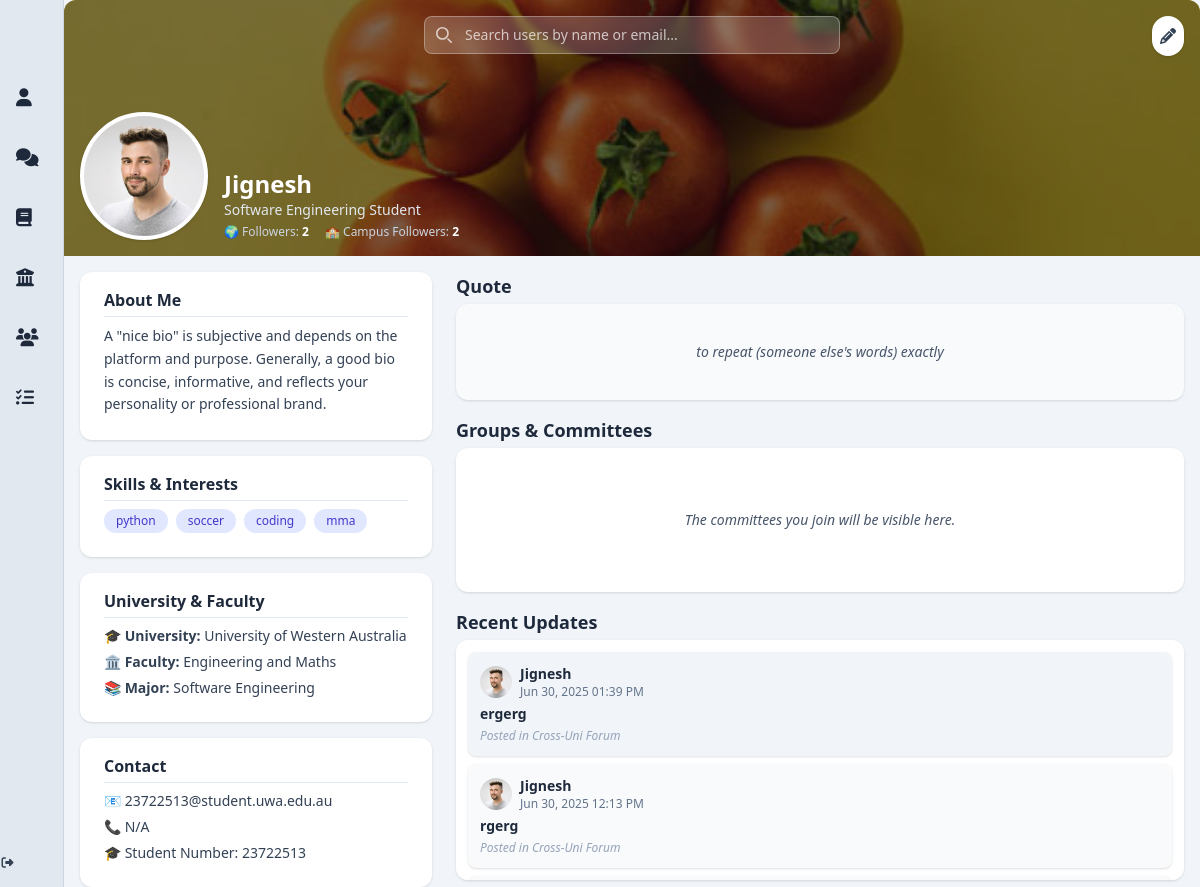
Screenshot of /profile (signed in) with the database file from the repository.
### app/models.py (models this page shows, shortened)
class User(db.Model, UserMixin):
    __tablename__ = 'users'
    id = db.Column(db.Integer, primary_key=True)
    display_name = db.Column(db.String(100))
    student_number = db.Column(db.String(50), nullable=False)
    email = db.Column(db.String(120), unique=True, nullable=False)
    password_hash = db.Column(db.String(128), nullable=False)
    bio = db.Column(db.Text)
    job_title = db.Column(db.String(100))
    phone = db.Column(db.String(20))
    university = db.Column(db.String(100))
    faculty = db.Column(db.String(100))
    major = db.Column(db.String(100))
    quote = db.Column(db.Text)
    skills = db.Column(db.Text)
    profile_picture = db.Column(db.String(255))
    cover_picture = db.Column(db.String(255))
    created_at = db.Column(db.DateTime, default=db.func.now())
    committees = db.relationship('Committee', secondary=user_committees, backref='members', lazy='dynamic')
    posts = db.relationship('Post', backref='author', cascade='all, delete-orphan', passive_deletes=True, lazy='dynamic')
    comments = db.relationship('Comment', backref='author', cascade='all, delete-orphan', passive_deletes=True, lazy='dynamic')
    liked_posts = db.relationship('Post', secondary=post_likes, backref=db.backref('likers', lazy='dynamic'))
    followers = db.relationship(
        'User', secondary=user_followers,
        primaryjoin=(user_followers.c.followed_id == id),
        secondaryjoin=(user_followers.c.follower_id == id),
        backref=db.backref('following', lazy='dynamic'),
        lazy='dynamic'
    )
    @property
    def skills_list(self):
        return [skill.strip() for skill in self.skills.split(',')] if self.skills else []
    @property
    def followers_count(self):
        return self.followers.count()
    @property
    def campus_followers_count(self):
        my_domain = self.email.split('@')[-1] if self.email else ''
        count = 0
        for follower in self.followers:
            if follower.email and follower.email.split('@')[-1] == my_domain:
                count += 1
        return count

class Post(db.Model):
    __tablename__ = 'posts'
    id = db.Column(db.Integer, primary_key=True)
    title = db.Column(db.String(200))
    content = db.Column(db.Text, nullable=False)
    image_url = db.Column(db.String(255))
    created_at = db.Column(db.DateTime, default=db.func.now())
    user_id = db.Column(db.Integer, db.ForeignKey('users.id', ondelete='CASCADE', name='fk_posts_user_id'), nullable=False)
    committee_id = db.Column(db.Integer, db.ForeignKey('committees.id', ondelete='SET NULL', name='fk_posts_committee_id'), nullable=True)
    forum_id = db.Column(db.Integer, db.ForeignKey('forums.id', ondelete='SET NULL', name='fk_posts_forum_id'), nullable=True)
    committee = db.relationship('Committee', backref='posts', lazy='joined')
    comments = db.relationship('Comment', backref='post', cascade='all, delete-orphan', passive_deletes=True, lazy='dynamic')

### app/routes.py (the view)
@bp.route('/profile')
@login_required
def profile_landing_page():
    return render_template('profile_landingpage.html', user=current_user, Post=Post)

### app/templates/profile_landingpage.html (shortened to what this page needs)
{% extends "base.html" %}
{% block content %}
<div class="relative w-full h-64 bg-slate-300 rounded-t-xl overflow-hidden">
  <img src="{{ user.cover_picture or 'https://images.unsplash.com/photo-1531512073830-ba890ca4eba2?q=80&w=3079&auto=format&fit=crop' }}"
       alt="Profile cover"
       class="object-cover w-full h-full" />
  <div class="absolute inset-0 bg-black bg-opacity-50 flex items-end gap-4 p-4">
    <img src="{{ user.profile_picture or 'https://cdn-icons-png.flaticon.com/512/149/149071.png' }}"
         alt="Avatar"
         class="avatar rounded-full border-4 border-white w-32 h-32 object-cover shadow bg-white" />
    <div>
        <div class="flex items-center gap-2">
            <h1 class="text-2xl font-bold text-white">{{ user.display_name }}</h1>
          </div>
      <p class="text-sm text-slate-200">{{ user.job_title }}</p>
      <div class="flex gap-4 mt-1 text-xs text-slate-300">
        <p>🌍 Followers: <span id="followers-count" class="font-semibold text-white">{{ user.followers_count or 0 }}</span></p>
        <p>🏫 Campus Followers: <span id="campus-followers-count" class="font-semibold text-white">{{ user.campus_followers_count or 0 }}</span></p>
      </div>
    </div>
    <a href="{{ url_for('routes.edit_profile') }}"
       class="absolute top-4 right-4 bg-white text-slate-700 rounded-full p-2 shadow hover:bg-indigo-600 hover:text-white transition">
      <i class="fas fa-pencil-alt"></i>
    </a>
  </div>
  <div class="absolute top-4 left-1/2 transform -translate-x-1/2 w-full max-w-md px-4">
    <div class="relative">
      <input type="search"
             id="search-users"
             name="query"
             class="block w-full p-2 pl-10 text-sm text-white border border-white/30 rounded-lg bg-white/20 backdrop-blur-sm focus:ring-indigo-400 focus:border-indigo-400 placeholder-white/70 transition"
             placeholder="Search users by name or email..."
             autocomplete="off">
      <div class="absolute inset-y-0 left-0 flex items-center pl-3 pointer-events-none">
        <svg class="w-4 h-4 text-white opacity-70" xmlns="http://www.w3.org/2000/svg" fill="none" viewBox="0 0 20 20">
          <path stroke="currentColor" stroke-linecap="round" stroke-linejoin="round" stroke-width="2"
                d="m19 19-4-4m0-7A7 7 0 1 1 1 8a7 7 0 0 1 14 0Z"/>
        </svg>
      </div>
    </div>
  </div>
</div>
<div class="max-w-6xl mx-auto mt-4 grid grid-cols-1 md:grid-cols-3 gap-6 px-4">
<aside class="md:col-span-1 flex flex-col gap-4">
    <div class="bg-white rounded-xl shadow px-6 pt-4 pb-6">
      <h3 class="text-md font-semibold text-slate-800 mb-2 border-b border-slate-200 pb-1">About Me</h3>
      <p class="text-sm text-slate-700 leading-relaxed break-words min-h-[60px]">{{ user.bio or "No bio available." }}</p>
    </div>
    <div class="bg-white rounded-xl shadow px-6 pt-4 pb-6 min-h-[100px]">
      <h3 class="text-md font-semibold text-slate-800 mb-2 border-b border-slate-200 pb-1">Skills & Interests</h3>
      {% if user.skills %}
      <div class="flex flex-wrap gap-2">
        {% for skill in user.skills.split(',') %}
        <span class="bg-indigo-100 text-indigo-700 rounded-full px-3 py-1 text-xs font-medium">{{ skill.strip() }}</span>
        {% endfor %}
      </div>
      {% else %}
      <p class="text-sm text-slate-600">No skills added yet.</p>
      {% endif %}
    </div>
    <div class="bg-white rounded-xl shadow px-6 pt-4 pb-6 min-h-[100px]">
      <h3 class="text-md font-semibold text-slate-800 mb-2 border-b border-slate-200 pb-1">University & Faculty</h3>
      <ul class="text-sm text-slate-700 space-y-[6px]">
        <li>🎓 <strong>University:</strong> {{ user.university or 'Not specified' }}</li>
        <li>🏛️ <strong>Faculty:</strong> {{ user.faculty or 'Not specified' }}</li>
        <li>📚 <strong>Major:</strong> {{ user.major or 'Not specified' }}</li>
      </ul>
    </div>
    <div class="bg-white rounded-xl shadow px-6 pt-4 pb-6 min-h-[100px]">
      <h3 class="text-md font-semibold text-slate-800 mb-2 border-b border-slate-200 pb-1">Contact</h3>
      <div class="text-sm text-slate-700 break-words space-y-1.5">
        <p>📧 {{ user.email }}</p>
        <p>📞 {{ user.phone or 'Not provided' }}</p>
        <p>🎓 Student Number: {{ user.student_number or 'Not provided' }}</p>
      </div>
    </div>
  </aside>
  <main class="md:col-span-2 flex flex-col gap-4">
    <section>
      <h2 class="text-lg font-semibold text-slate-800 mb-1">Quote</h2>
      <div class="bg-slate-50 rounded-xl shadow p-3 h-24 flex items-center justify-center">
        <p class="text-sm text-slate-600 italic text-center">{{ user.quote or "Add a Quote!" }}</p>
      </div>
    </section>
    <section>
      <h2 class="text-lg font-semibold text-slate-800 mb-1">Groups & Committees</h2>
      <div class="bg-white rounded-xl shadow p-3 h-36 overflow-y-auto flex flex-col justify-center">
        {% if user.committees.count() > 0 %}
        <ul class="list-disc list-inside text-sm text-slate-700 space-y-1">
          {% for committee in user.committees %}
          <li class="break-words">{{ committee }}</li>
          {% endfor %}
        </ul>
        {% else %}
        <p class="text-sm text-slate-600 italic text-center">The committees you join will be visible here.</p>
        {% endif %}
      </div>
    </section>
    <section>
      <h2 class="text-lg font-semibold text-slate-800 mb-1">Recent Updates</h2>
      <div class="bg-white rounded-xl shadow p-3 h-60 overflow-y-auto flex flex-col gap-2">
        {% set shades = ['bg-slate-100', 'bg-slate-50', 'bg-slate-50', 'bg-white', 'bg-white'] %}
        {% set posts = user.posts.order_by(Post.created_at.desc()).limit(5).all() %}
        {% if posts %}
          {% for post in posts %}
          {% set idx = loop.index0 %}
          <a href="{{ url_for('routes.post_thread', post_id=post.id) }}" class="block hover:scale-[1.02] transition duration-300">
            <div class="{{ shades[idx] }} rounded-lg p-3 shadow hover:shadow-md transition text-sm">
              <div class="flex items-center gap-2 mb-1">
                <img src="{{ user.profile_picture or 'https://cdn-icons-png.flaticon.com/512/149/149071.png' }}"
                     alt="Avatar"
                     class="rounded-full w-8 h-8 object-cover" />
                <div>
                  <h3 class="font-semibold text-slate-800">{{ user.display_name }}</h3>
                  <p class="text-xs text-slate-500">{{ post.created_at.strftime('%b %d, %Y %I:%M %p') }}</p>
                </div>
              </div>
              {% if post.title %}
              <h4 class="font-semibold text-slate-800 text-sm mb-1">{{ post.title }}</h4>
              {% endif %}
              <p class="text-xs text-slate-400 italic mt-1">
                Posted in {{ post.forum.university_domain.split('.')[0]|title + "'s forum" if post.forum else "Cross-Uni Forum" }}
            </p>
            </div>
          </a>
          {% endfor %}
        {% else %}
        <div class="text-center text-slate-500 flex items-center justify-center h-full">No posts yet!</div>
        {% endif %}
      </div>
    </section>
  </main>
</div>
{% endblock %}

### app/templates/base.html (shortened to what this page needs)
<!DOCTYPE html>
<html lang="en">
  <head>
    <script src="https://cdn.tailwindcss.com"></script>
    <link rel="stylesheet" href="https://cdnjs.cloudflare.com/ajax/libs/font-awesome/6.5.0/css/all.min.css" />
  </head>
  <body class="bg-slate-50 text-slate-800">
    <div class="flex min-h-screen overflow-hidden">
      <aside class="group flex flex-col bg-slate-200 shadow-lg transition-all duration-300 w-16 hover:w-64 overflow-hidden border-r border-slate-300">
        <nav class="flex-1 flex flex-col space-y-2 items-start">
          <a href="{{ url_for('routes.profile_landing_page') }}" class="flex items-center space-x-3 pl-4 p-3 hover:bg-indigo-100 hover:text-indigo-600 transition rounded w-full">
            <i class="fas fa-user text-lg"></i>
          </a>
          <a href="{{ url_for('routes.landing_forums') }}" class="flex items-center space-x-3 pl-4 p-3 hover:bg-indigo-100 hover:text-indigo-600 transition rounded w-full">
            <i class="fas fa-comments text-lg"></i>
          </a>
          <a href="{{ url_for('routes.units_chat') }}" class="flex items-center space-x-3 pl-4 p-3 hover:bg-indigo-100 hover:text-indigo-600 transition rounded w-full">
            <i class="fas fa-book text-lg"></i>
          </a>
          <a href="{{ url_for('routes.committee_chat') }}" class="flex items-center space-x-3 pl-4 p-3 hover:bg-indigo-100 hover:text-indigo-600 transition rounded w-full">
            <i class="fas fa-university text-lg"></i>
          </a>
          <a href="{{ url_for('routes.study_groups') }}" class="flex items-center space-x-3 pl-4 p-3 hover:bg-indigo-100 hover:text-indigo-600 transition rounded w-full">
            <i class="fas fa-users text-lg"></i>
          </a>
          <a href="{{ url_for('routes.group_assignments') }}" class="flex items-center space-x-3 pl-4 p-3 hover:bg-indigo-100 hover:text-indigo-600 transition rounded w-full">
            <i class="fas fa-tasks text-lg"></i>
          </a>
        </nav>
        <a href="{{ url_for('routes.logout') }}" class="mt-auto mb-4 flex items-center justify-center text-xs text-slate-700 hover:text-red-600 transition-opacity duration-300 w-full">
          <i class="fas fa-sign-out-alt mr-2"></i>
        </a>
      </aside>
      <main class="flex-1 bg-slate-100 min-h-screen flex flex-col">
        {% block content %}{% endblock %}
      </main>
    </div>
  </body>
</html>

### rows the page displays
User: cover_picture (picture), profile_picture (picture), display_name "Jignesh", job_title "Software Engineering Student", email.email "2", bio "A \"nice bio\" is subjective and depends on the platform and purpose. Generally, a good bio is concise, informative, and reflects your personality or professional brand.", university "University of Western Australia", faculty "Engineering and Maths", major "Software Engineering", email "23722513@student.uwa.edu.au", phone "N/A", student_number "23722513", quote "to repeat (someone else's words) exactly"
Post: profile_picture (picture), created_at "Jun 30, 2025 01:39 PM", title "ergerg", forum.university_domain "Cross-Uni Forum"
Post: profile_picture (picture), created_at "Jun 30, 2025 12:13 PM", title "rgerg", forum.university_domain "Cross-Uni Forum"

### other values shown
{{ user.followers_count or 0 }} "2"
{{ skill.strip() }} "python" "soccer" "coding" "mma"
